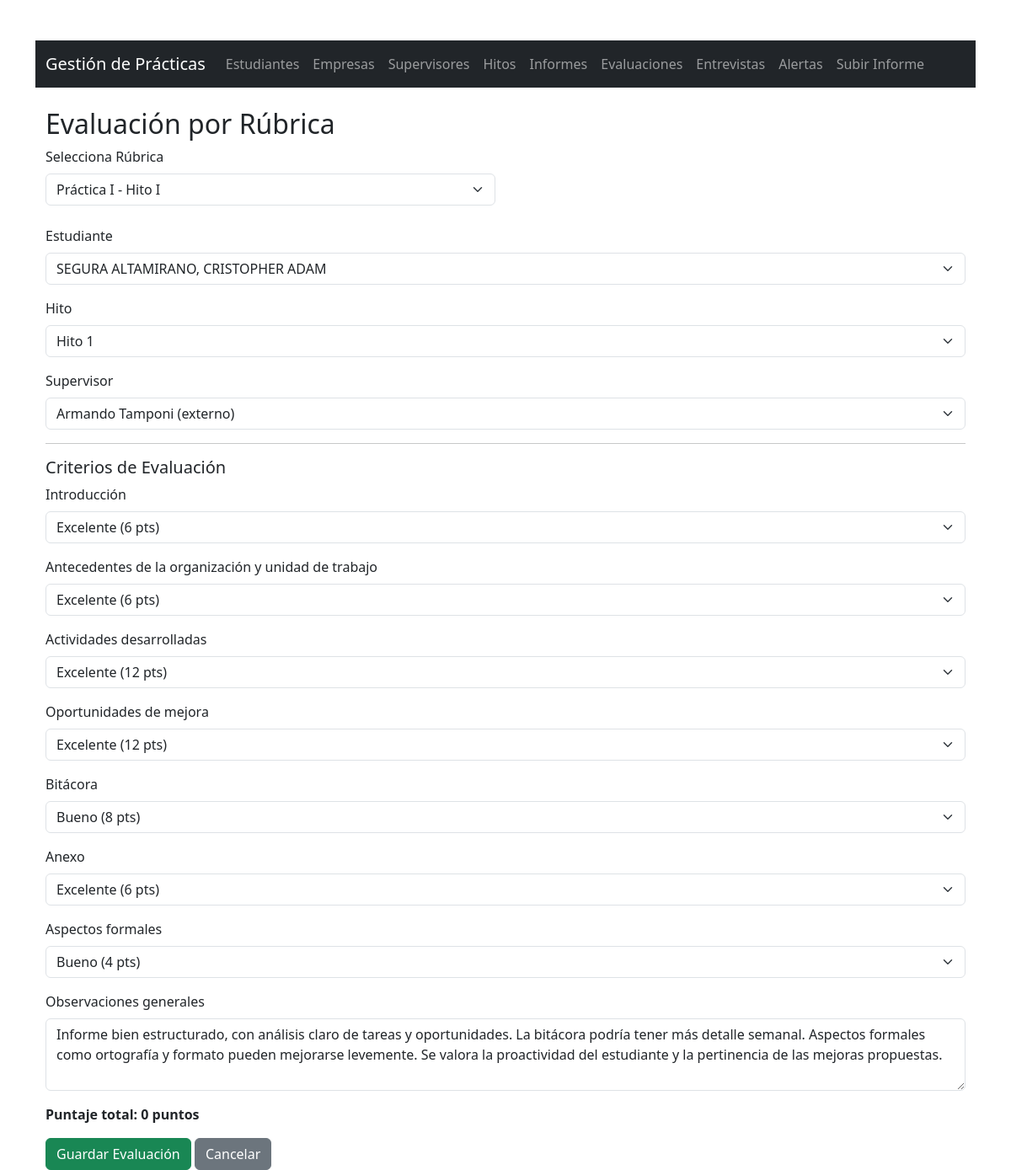
/evaluaciones/evaluacion_rubrica.php?evaluacion_id=3, run on the app's committed database.
### tables this page shows
CREATE TABLE `criterios` (
  `id` int(11) NOT NULL,
  `rubrica_id` int(11) NOT NULL,
  `nombre` varchar(255) NOT NULL,
  `descripcion` text DEFAULT NULL,
  `orden` int(11) DEFAULT NULL,
  `puntaje_max` int(11) NOT NULL
);

CREATE TABLE `niveles_logro` (
  `id` int(11) NOT NULL,
  `nombre` varchar(100) NOT NULL,
  `descripcion` text DEFAULT NULL
);

### evaluaciones/evaluacion_rubrica.php (the view, shortened to what this page needs)
<?php
require_once('../includes/db.php');
include('../includes/header.php');
$evaluacion_id = $_GET['evaluacion_id'] ?? null;
$rubrica_id = $_GET['rubrica_id'] ?? null;
$selected_estudiante = null;
$selected_hito = null;
$selected_supervisor = null;
$niveles_actuales = [];
$observaciones_actuales = '';
if ($evaluacion_id) {
    $stmt = $pdo->prepare("SELECT c.rubrica_id, e.estudiante_id, e.hito_id, e.supervisor, e.observaciones
                           FROM evaluaciones e
                           JOIN evaluaciones_criterios ec ON ec.evaluacion_id = e.id
                           JOIN criterios c ON c.id = ec.criterio_id
                           WHERE e.id = ? LIMIT 1");
    $stmt->execute([$evaluacion_id]);
    $datos_edicion = $stmt->fetch();
    if ($datos_edicion) {
        $rubrica_id = $datos_edicion['rubrica_id'];
        $selected_estudiante = $datos_edicion['estudiante_id'];
        $selected_hito = $datos_edicion['hito_id'];
        $selected_supervisor = $datos_edicion['supervisor'];
        $observaciones_actuales = $datos_edicion['observaciones'];
        $stmt = $pdo->prepare("SELECT criterio_id, nivel_logro_id FROM evaluaciones_criterios WHERE evaluacion_id = ?");
        $stmt->execute([$evaluacion_id]);
        $niveles_actuales = $stmt->fetchAll(PDO::FETCH_KEY_PAIR);
    }
}
$estudiantes = $pdo->query("SELECT id, nombre FROM estudiantes ORDER BY nombre")->fetchAll();
$hitos = $pdo->query("SELECT id, nombre FROM hitos ORDER BY id")->fetchAll();
$supervisores = $pdo->query("SELECT id, nombre, tipo FROM supervisores ORDER BY nombre")->fetchAll();
$rubricas = $pdo->query("SELECT id, nombre FROM rubricas ORDER BY id")->fetchAll();
$criterios = [];
$niveles = [];
if ($rubrica_id) {
    $stmt = $pdo->prepare("SELECT * FROM criterios WHERE rubrica_id = ? ORDER BY orden");
    $stmt->execute([$rubrica_id]);
    $criterios = $stmt->fetchAll();
    $niveles = $pdo->query("SELECT * FROM niveles_logro ORDER BY id")->fetchAll();
}
?>
<!DOCTYPE html>
<html>
<head>
    <link rel="stylesheet" href="https://cdn.jsdelivr.net/npm/bootstrap@5.3.0/dist/css/bootstrap.min.css">
</head>
<body class="container mt-5">
<h2>Evaluación por Rúbrica</h2>
<form method="GET" class="row mb-4">
    <div class="col-md-6">
        <label class="form-label">Selecciona Rúbrica</label>
        <select name="rubrica_id" class="form-select" onchange="this.form.submit()">
            <?php foreach ($rubricas as $r): ?>
                <option value="<?= $r['id'] ?>" <?= ($rubrica_id == $r['id']) ? 'selected' : '' ?>>
                    <?= htmlspecialchars($r['nombre']) ?>
                </option>
            <?php endforeach; ?>
        </select>
    </div>
</form>
<?php if ($rubrica_id && $criterios): ?>
<form method="POST" action="guardar_evaluacion.php">
    <div class="mb-3">
        <label class="form-label">Estudiante</label>
        <select name="estudiante_id" class="form-select" required>
            <?php foreach ($estudiantes as $e): ?>
                <option value="<?= $e['id'] ?>" <?= ($e['id'] == $selected_estudiante) ? 'selected' : '' ?>>
                    <?= htmlspecialchars($e['nombre']) ?>
                </option>
            <?php endforeach; ?>
        </select>
    </div>
    <div class="mb-3">
        <label class="form-label">Hito</label>
        <select name="hito_id" class="form-select" required>
            <?php foreach ($hitos as $h): ?>
                <option value="<?= $h['id'] ?>" <?= ($h['id'] == $selected_hito) ? 'selected' : '' ?>>
                    <?= htmlspecialchars($h['nombre']) ?>
                </option>
            <?php endforeach; ?>
        </select>
    </div>
    <div class="mb-3">
        <label class="form-label">Supervisor</label>
        <select name="supervisor_id" class="form-select" required>
            <?php foreach ($supervisores as $s): ?>
                <option value="<?= $s['id'] ?>" <?= ($s['id'] == $selected_supervisor) ? 'selected' : '' ?>>
                    <?= htmlspecialchars($s['nombre']) ?> (<?= $s['tipo'] ?>)
                </option>
            <?php endforeach; ?>
        </select>
    </div>
    <hr>
    <h5>Criterios de Evaluación</h5>
    <?php foreach ($criterios as $c): ?>
        <div class="mb-3">
            <label class="form-label"><?= htmlspecialchars($c['nombre']) ?></label>
            <select name="criterios[<?= $c['id'] ?>]" class="form-select nivel-logro" onchange="calcularTotal()" required>
                <?php foreach ($niveles as $n):
                    $stmt = $pdo->prepare("SELECT puntaje FROM criterios_niveles WHERE criterio_id = ? AND nivel_logro_id = ?");
                    $stmt->execute([$c['id'], $n['id']]);
                    $puntaje = $stmt->fetchColumn();
                    if ($puntaje === false) continue;
                ?>
                    <option value="<?= $n['id'] ?>" data-puntaje="<?= $puntaje ?>" <?= (isset($niveles_actuales[$c['id']]) && $niveles_actuales[$c['id']] == $n['id']) ? 'selected' : '' ?>>
                        <?= $n['nombre'] ?> (<?= $puntaje ?> pts)
                    </option>
                <?php endforeach; ?>
            </select>
        </div>
    <?php endforeach; ?>
    <div class="mb-3">
        <label class="form-label">Observaciones generales</label>
        <textarea name="observaciones" class="form-control" rows="3"><?= htmlspecialchars($observaciones_actuales) ?></textarea>
    </div>
    <div class="mb-3 fw-bold">
        Puntaje total: <span id="total">0</span> puntos
    </div>
    <button type="submit" class="btn btn-success">Guardar Evaluación</button>
    <a href="listar.php" class="btn btn-secondary">Cancelar</a>
</form>
<?php endif; ?>
<?php include('../includes/footer.php'); ?>
</body>
</html>

### data on the page
criterios: nombre "Introducción", id.nombre "Excelente (6 pts)"
criterios: nombre "Antecedentes de la organización y unidad de trabajo", id.nombre "Excelente (6 pts)"
criterios: nombre "Actividades desarrolladas", id.nombre "Excelente (12 pts)"
criterios: nombre "Oportunidades de mejora", id.nombre "Excelente (12 pts)"
criterios: nombre "Bitácora", id.nombre "Bueno (8 pts)"
criterios: nombre "Anexo", id.nombre "Excelente (6 pts)"
criterios: nombre "Aspectos formales", id.nombre "Bueno (4 pts)"

### other printed values
form field rubrica_id "Práctica I - Hito I"
form field estudiante_id "SEGURA ALTAMIRANO, CRISTOPHER ADAM"
form field hito_id "Hito 1"
form field supervisor_id "Armando Tamponi (externo)"
